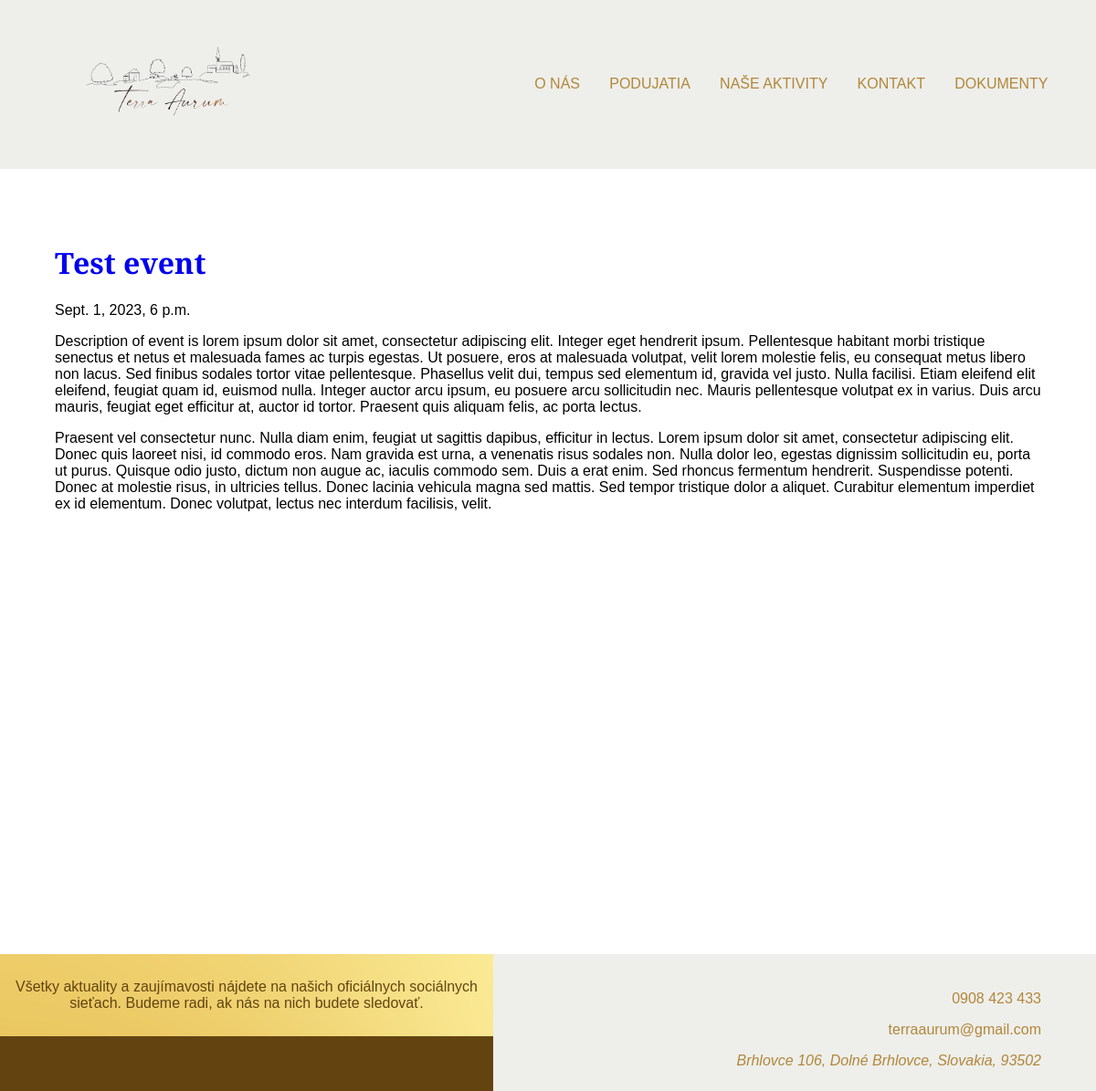
The app's page /events/test-event-2023-09-01/ with its own data.
### core/models.py (models this page shows, shortened)
class Event(models.Model):
    title = models.CharField(max_length=200)
    description = models.TextField()
    time = models.DateTimeField()
    slug = models.SlugField(unique=True)

### core/views.py (the view)
# urls.py: path('events/<slug:slug>/', views.event, name='event'),
def event(request, slug):
    template = f'{template_folder}/event.html'
    this_event = Event.objects.get(slug=slug)
    data = {
        "title": this_event.title,
        "menu": menu,
        'event': this_event
    }
    return render(request, template, context=data)

### templates/pages/event.html
{% extends "base.html" %}
{% block content %}
<div id="content-inside">
    <div class="event">
        <div class="event-header">
            <a href="{% url 'event' event.slug %}">
                <h1>{{ event.title }}</h1>
            </a>
            <p>{{ event.time }}</p>
        </div>
        <div class="event-content">
            <p>{{ event.description|linebreaks }}</p>
        </div>
    </div>
</div>
{% endblock %}

### static/css/main.css (style rules this page uses)
body { margin: 0; font-family: "Cinzel", sans-serif; }
a { text-decoration: none; }
#content-inside { padding: 5%; }

### static/css/events.css (style rules this page uses)
.event { min-width: 30%; }

### records on screen
Event: title "Test event", time "Sept. 1, 2023, 6 p.m.", description "Description of event is lorem ipsum dolor sit amet, consectetur adipiscing elit. Integer eget hendrerit ipsum. Pellentesque habitant morbi tristique senectus et netus et malesuada fames ac turpis egestas. Ut posuere, eros at malesuada volutpat, velit lorem molestie felis, eu consequat metus libero non lacus. Sed finibus sodales tortor vitae pellentesque. Phasellus velit dui, tempus sed elementum id, gravida vel justo. Nulla facilisi. Etiam eleifend elit eleifend, feugiat quam id, euismod nulla. Integer auctor arcu ipsum, eu posuere arcu sollicitudin nec. Mauris pellentesque volutpat ex in varius. Duis arcu mauris, feugiat eget efficitur at, auctor id tortor. Praesent quis aliquam felis, ac…"

### other values on screen
{{ key }} "O NÁS" "PODUJATIA" "NAŠE AKTIVITY" "KONTAKT" "DOKUMENTY"
